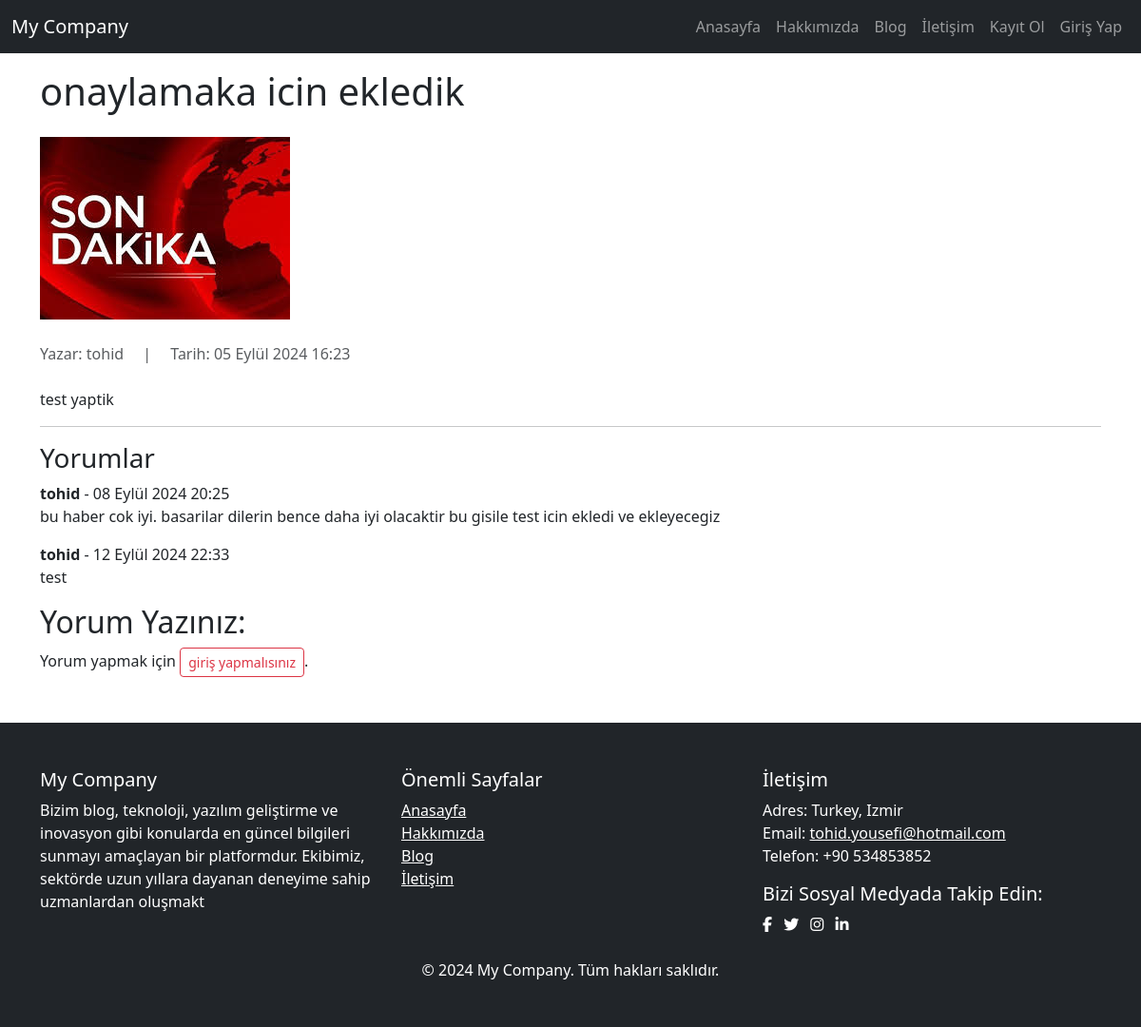
/blog/article/21, run on the app's committed database.
### blog/models.py (models this page shows, shortened)
class Article(models.Model):
    author = models.ForeignKey("auth.User", on_delete=models.CASCADE, verbose_name="Yazar")
    title = models.CharField(max_length=200, verbose_name="Başlık")
    content = RichTextField(verbose_name="İçerik")
    created_date = models.DateTimeField(auto_now_add=True, verbose_name="Oluşturma_Tarihi")
    article_img = models.FileField(blank=True, null=True, verbose_name="Makale Fotoğrafı")
    is_approved = models.BooleanField(default=False, verbose_name="Onaylı mı?")

class Comment(models.Model):
    article = models.ForeignKey(Article, on_delete=models.CASCADE, related_name="comments")
    author = models.ForeignKey(User, on_delete=models.CASCADE)
    content = models.TextField(verbose_name="Yorum")
    created_date = models.DateTimeField(auto_now_add=True, verbose_name="Oluşturma Tarihi")

class FooterSettings(models.Model):
    description = models.TextField(verbose_name="Şirket Açıklaması", blank=True)
    address = models.CharField(max_length=255, verbose_name="Adres", blank=True)
    phone = models.CharField(max_length=20, verbose_name="Telefon", blank=True)
    email = models.EmailField(verbose_name="E-posta", blank=True)
    facebook = models.URLField(verbose_name="Facebook URL", blank=True, null=True)
    twitter = models.URLField(verbose_name="Twitter URL", blank=True, null=True)
    instagram = models.URLField(verbose_name="Instagram URL", blank=True, null=True)
    linkedin = models.URLField(verbose_name="LinkedIn URL", blank=True, null=True)

### blog/views.py (the view)
# urls.py: path("article/<int:id>", views.detail, name="detail"),
def detail(request, id):
    article = get_object_or_404(Article, id=id)
    form = CommentForm(request.POST or None)
    if form.is_valid():
        comment = form.save(commit=False)
        comment.article = article
        comment.author = request.user
        comment.save()
        return HttpResponseRedirect(request.path_info)
    context = {
        "article": article,
        "form": form
    }
    return render(request, "detail.html", context)

### blog/context_processors.py (called while the page is built)
def footer_settings(request):
    settings = FooterSettings.objects.first()
    return {'footer_settings': settings}

### templates/detail.html (shortened to what this page needs)
{% extends "layout.html" %}
{% load static %}
{% load crispy_forms_tags %}
{% block body %}
<h1 class="mb-4">{{article.title}}</h1>
<div class="mb-4">
    <img src="{% if article.article_img %}
                {{ article.article_img.url }}
                {% else %}
                {% static 'images/image_news.jpg' %}
                {% endif %}" alt="{{ article.title }}">
</div>
<div class="mb-4">
    <span class="text-muted">Yazar: {{article.author.username}}</span>
    <span class="text-muted mx-3">|</span>
    <span class="text-muted">Tarih: {{article.created_date}}</span>
</div>
<div class="content">
    <p>{{article.content|safe}}</p>
</div>
<hr>
<h3>Yorumlar</h3>
{% for comment in article.comments.all %}
<div>
    <strong>{{ comment.author.username }}</strong> - {{ comment.created_date }}
    <p>{{ comment.content }}</p>
</div>
{% empty %}
<div class="alert alert-danger">Henüz yorum yapılmamış. Siz ilk yorumu yapınız.</div>
{% endfor %}
<h2>Yorum Yazınız:</h2>
{% if user.is_authenticated %}
<form method="post">
    {% csrf_token %}
    {{form|crispy}}
    <button type="submit" class="btn btn-primary">Yorum Yap</button>
</form>
{% else %}
<p>Yorum yapmak için <a class="btn btn-outline-danger btn-sm" href="{% url 'user:login' %}?next={{ request.path }}">giriş yapmalısınız</a>.</p>
{% endif %}
</div>
{% endblock body %}

### templates/includes/footer.html (shortened to what this page needs)
<footer class="bg-dark text-white py-5 mt-5">
    <div class="container">
        <div class="row">
            <div class="col-md-4">
                <h5>My Company</h5>
                <p>{{ footer_settings.description }}</p>
            </div>
            <div class="col-md-4">
                <h5>Önemli Sayfalar</h5>
                <ul class="list-unstyled">
                    <li><a href="{% url 'index' %}" class="text-white">Anasayfa</a></li>
                    <li><a href="{% url 'about' %}" class="text-white">Hakkımızda</a></li>
                    <li><a href="{% url 'blog:articles' %}" class="text-white">Blog</a></li>
                    <li><a href="{% url 'contact' %}" class="text-white">İletişim</a></li>
                </ul>
            </div>
            <div class="col-md-4">
                <h5>İletişim</h5>
                <p>
                    Adres: {{footer_settings.address}} <br>
                    Email: <a href="mailto:{{footer_settings.email}}" class="text-white">{{footer_settings.email}}</a><br>
                    Telefon: {{footer_settings.phone}}
                </p>
                <div>
                    <h5>Bizi Sosyal Medyada Takip Edin:</h5>
                    {% if footer_settings.facebook %}
                    <a href="{{footer_settings.facebook}}" class="text-white me-2"><i class="fab fa-facebook-f"></i></a>
                    {% endif %}
                    {% if footer_settings.twitter %}
                    <a href="{{footer_settings.twitter}}" class="text-white me-2"><i class="fab fa-twitter"></i></a>
                    {% endif %}
                    {% if footer_settings.instagram %}
                    <a href="{{footer_settings.instagram}}" class="text-white me-2"><i class="fab fa-instagram"></i></a>
                    {% endif %}
                    {% if footer_settings.linkedin %}
                    <a href="{{footer_settings.instagram}}" class="text-white"><i class="fab fa-linkedin-in"></i></a>
                    {% endif %}
                </div>
            </div>
        </div>
        <div class="text-center mt-4">
            <p class="mb-0">&copy; 2024 My Company. Tüm hakları saklıdır.</p>
        </div>
    </div>
</footer>

### data on the page
Article: title "onaylamaka icin ekledik", author.username "tohid", created_date "05 Eylül 2024 16:23", content "test yaptik"
Comment: author.username "tohid", created_date "08 Eylül 2024 20:25", content "bu haber cok iyi. basarilar dilerin bence daha iyi olacaktir bu gisile test icin ekledi ve ekleyecegiz"
Comment: author.username "tohid", created_date "12 Eylül 2024 22:33", content "test"
FooterSettings: description "Bizim blog, teknoloji, yazılım geliştirme ve inovasyon gibi konularda en güncel bilgileri sunmayı amaçlayan bir platformdur. Ekibimiz, sektörde uzun yıllara dayanan deneyime sahip uzmanlardan oluşmakt", address "Turkey, Izmir", email "tohid.yousefi@hotmail.com", phone "+90 534853852"
